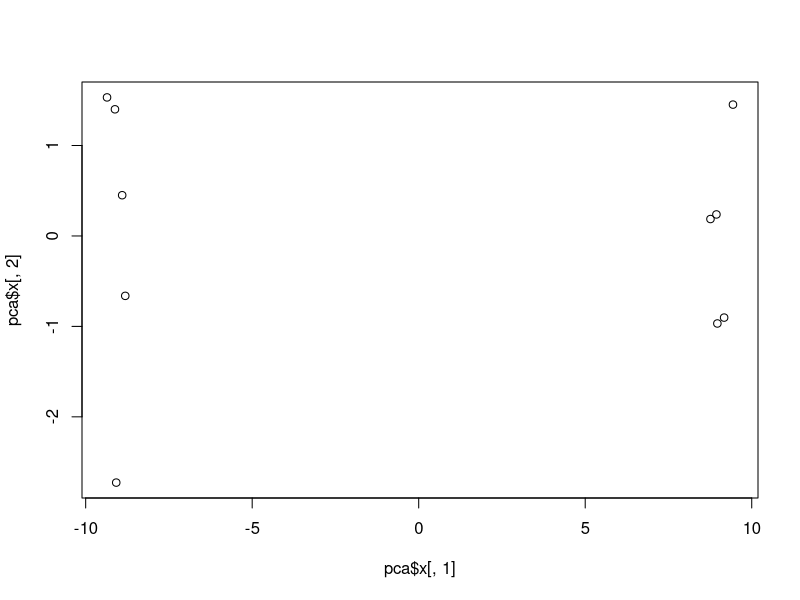
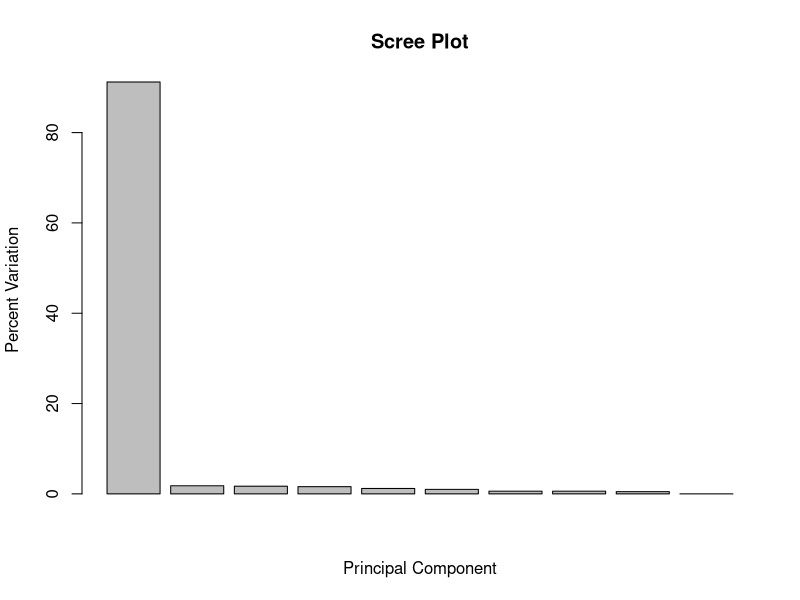
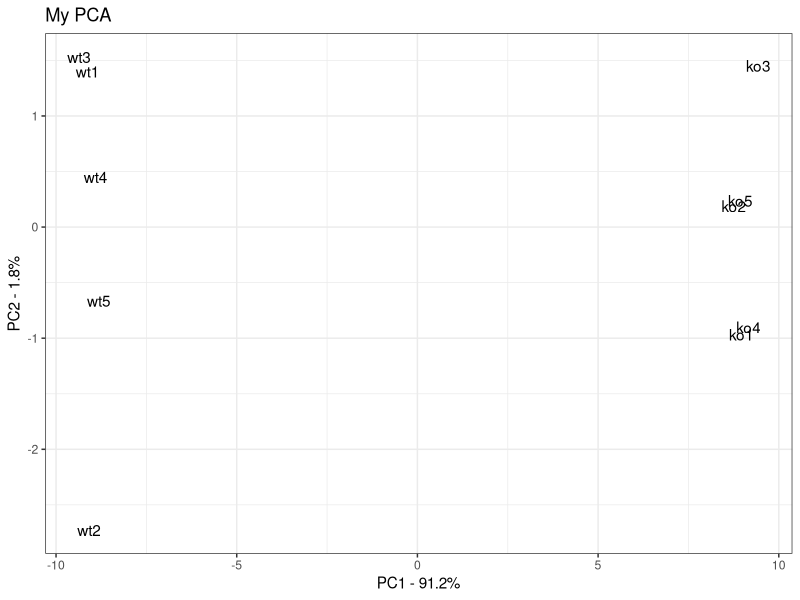

Write the R code that produced these figures, in order.
# Grab the required packages. Install first if needed.
list_of_packages <- c("ggplot2", "conflicted")

# Extract not installed packages
not_installed <- list_of_packages[!(list_of_packages %in% installed.packages()[, "Package"])]
if (length(not_installed)) install.packages(not_installed)

# Create made-up data.
data_matrix <- matrix(nrow = 100, ncol = 10)

# Let wt represent wild type (i.e. actual, everyday samples).
# Let ko represent knock-out samples (i.e. samples with knocked out genes).
colnames(data_matrix) <- c(
  paste("wt", 1:5, sep = ""),
  paste("ko", 1:5, sep = "")
)

# Name samples gene1, gene2 etc.
rownames(data_matrix) <- paste("gene", 1:100, sep = "")

# Give fake read counts to the genes.
# Poisson ditribution instead of
for (i in 1:100) {
  # Since we're using made-up data, we can use the Poisson Distribution
  # instead of the negative Binomial Distribution for simplicity.
  wt.values <- rpois(5, lambda = sample(x = 10:1000, size = 1))
  ko.values <- rpois(5, lambda = sample(x = 10:1000, size = 1))

  data_matrix[i, ] <- c(wt.values, ko.values)
}

# Samples are columns, genes are rows. Transpose to make data compatible with prcomp().
# head(data_matrix)
dim(data_matrix)
data_matrix <- t(data_matrix)
dim(data_matrix)

# Now we can test run PCA on our data.
pca <- prcomp(data_matrix, scale = TRUE)

# Test plot using the two first principal components (out of 10 total).
# The 1st account for the most variation, 2nd PC for second most etc.
plot(pca$x[, 1], pca$x[, 2])

# From the plot we could easily identify two clusters, each on opposite sides of the 1st PC's axis (x-axis).
# Get variation for each PC.
pca_var <- (pca$sdev)^2

# Calculate percentage of total variation for each PC.
pca_var_prc <- round(pca_var / sum(pca_var) * 100, 1)

# From the following plot, we see that PC1 accounts for almost all variation in the data:
barplot(pca_var_prc, main = "Scree Plot", xlab = "Principal Component", ylab = "Percent Variation")

# If we want to investigate X/Y-coordinates for PCs 1 and 2, put them in dataframe.
pca_df <- data.frame(
  Sample = rownames(pca$x),
  X = pca$x[, 1],
  Y = pca$x[, 2]
)
pca_df

# Plot PCs 1 and 2 using ggplot this time. Note variations on axes.
ggplot2::ggplot(data = pca_df, ggplot2::aes(x = X, y = Y, label = Sample)) +
  ggplot2::geom_text() +
  ggplot2::xlab(paste("PC1 - ", pca_var_prc[1], "%", sep = "")) +
  ggplot2::ylab(paste("PC2 - ", pca_var_prc[2], "%", sep = "")) +
  ggplot2::theme_bw() + # Make background white.
  ggplot2::ggtitle("My PCA")

# Check loading scores to determine which genes have the largest effect on where samples are plotted.
# Focus on PC1 since it has the by far highest variation.
loading_scores <- pca$rotation[, 1]

# Genes pushing samples to the left have large negative values and vice versa.
gene_scores <- abs(loading_scores)

gene_score_ranked <- sort(gene_scores, decreasing = TRUE)
top_10_genes <- names(gene_score_ranked[1:10])
top_10_genes

# If we want to see the signs:
pca$rotation[top_10_genes, 1]
